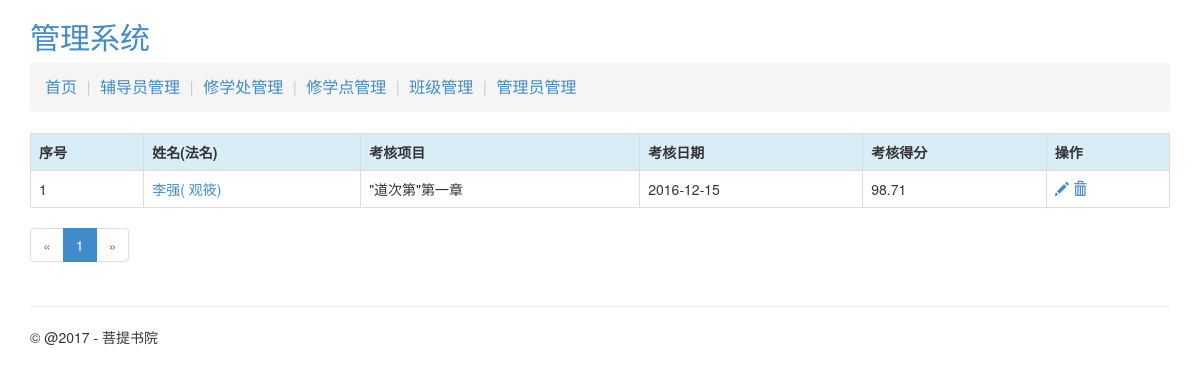
/evaluation/list/1 (signed in), run on the app's committed database.
### putidms/models/counselor.py (models this page shows, shortened)
class EvaluationRecord(db.Model):
    __tablename__ = 'evaluation_records'
    id = db.Column(db.Integer, primary_key=True, autoincrement=True)
    item = db.Column(db.String(255), nullable=False, index=True)
    shiftdate = db.Column(db.Date, nullable=False)
    score = db.Column(db.Integer)
    counselor_id = db.Column(db.Integer, db.ForeignKey('counselors.id'))
    update_user = db.Column(db.Integer)
    create_time = db.Column(db.DateTime, default=datetime.utcnow)
    update_time = db.Column(db.DateTime, default=datetime.utcnow)

class Counselor(db.Model):
    __tablename__ = 'counselors'
    id = db.Column(db.Integer, primary_key=True, autoincrement=True)
    username = db.Column(db.String(100), nullable=False, index=True)
    religiousname = db.Column(db.String(100))
    gender = db.Column(db.String(50))
    birthday = db.Column(db.Date)
    mobile = db.Column(db.String(50))
    email = db.Column(db.String(100))
    class_id = db.Column(db.Integer, db.ForeignKey('classes.id'))
    duty_id = db.Column(db.Integer, db.ForeignKey('duties.id'))  # 岗位
    is_delete = db.Column(db.Integer, default=0)
    create_user = db.Column(db.Integer)
    create_time = db.Column(db.DateTime, default=datetime.utcnow)
    update_user = db.Column(db.Integer)
    update_time = db.Column(db.DateTime, default=datetime.utcnow)
    lead_class_records = db.relationship('LeadClassRecord', backref='counselor', lazy='dynamic')
    training_records = db.relationship('TrainingRecord', backref='counselor', lazy='dynamic')
    evaluation_records = db.relationship('EvaluationRecord', backref='counselor', lazy='dynamic')

### putidms/main/views.py (the view)
@mod.route('/evaluation/list/<int:cid>')
@login_required
def evaluation_list(cid):
    page = request.args.get('page', 1, type=int)
    pagination = EvaluationRecord.query.filter_by(counselor_id=cid).order_by(EvaluationRecord.update_time.desc()) \
        .paginate(page, per_page=current_app.config['ITEMS_PER_PAGE'], error_out=False)
    records = pagination.items
    return render_template('main/evaluation_list.html', records=records, pagination=pagination,
                           endpoint='.evaluation_list')

### putidms/models/user.py (called while the page is built)
@login_manager.user_loader
def load_user(user_id):
    return User.query.get(int(user_id))

### putidms/templates/main/evaluation_list.html (shortened to what this page needs)
{% extends 'base.html' %}
{% from "_macros.html" import pagination_widget %}
{% block content %}
    <div class="row">
        <div class="col-md-12">
            {% if records %}
                <div class="row">
                    <table class="table table-bordered">
                        <tr class="info">
                            <th>序号</th>
                            <th>姓名(法名)</th>
                            <th>考核项目</th>
                            <th>考核日期</th>
                            <th>考核得分</th>
                            <th>操作</th>
                        </tr>
                        {% for r in records %}
                            <tr>
                                <td>{{ (pagination.page - 1) * config.ITEMS_PER_PAGE + loop.index }}</td>
                                <td>
                                    <a href="{{ url_for('main.counselor_search',cid=r.counselor_id) }}">
                                        {{ r.counselor.username }}{% if r.counselor.religiousname %}(
                                            {{ r.counselor.religiousname }}){% endif %}
                                    </a>
                                </td>
                                <td>{{ r.item }}</td>
                                <td>{{ r.shiftdate }}</td>
                                <td>{{ r.score }}</td>
                                <td>
                                    <a href="{{ url_for('main.evaluation_edit',id=r.id) }}" title="编辑">
                                        <span class="glyphicon glyphicon-pencil"></span>
                                    </a>
                                    <a href="javascript:void(0);" title="删除"
                                       onclick="confirm_delete('{{ url_for("main.evaluation_delete",id=r.id) }}');">
                                        <span class="glyphicon glyphicon-trash"></span>
                                    </a>
                                </td>
                            </tr>
                        {% endfor %}
                    </table>
                    {{ pagination_widget(pagination, endpoint, cid=records[0].counselor_id) }}
                </div>
            {% else %}
                <div class="row">
                    <div class="col-md-12">
                        没有找到相关资料！
                    </div>
                </div>
            {% endif %}
        </div>
    </div>
{% endblock %}

### data on the page
EvaluationRecord: page "1", counselor.username "李强", counselor.religiousname "观筱", item "\"道次第\"第一章", shiftdate "2016-12-15", score "98.71"

### other printed values
{{ p }} "1"
